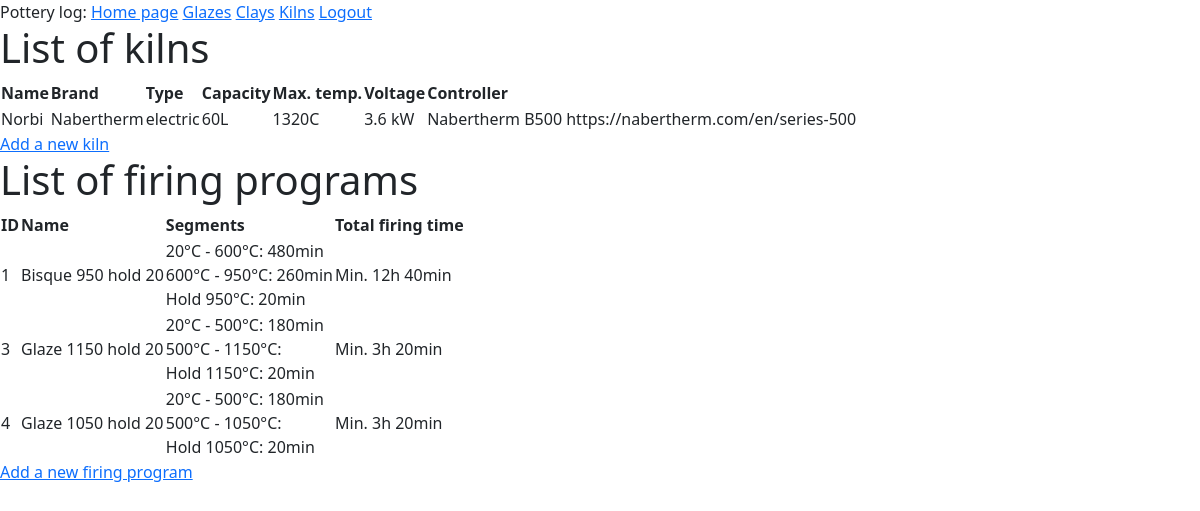
Screenshot of /viewkilns (signed in) with the database file from the repository.
### app/models.py (models this page shows, shortened)
class Kiln(db.Model):
    __tablename__ = 'kiln'
    id = db.Column(db.Integer, primary_key=True)
    name = db.Column(db.String(140), index=True)
    brand = db.Column(db.String(140), index=True)
    type = db.Column(db.String(20))
    capacity = db.Column(db.Integer)
    capacity_unit = db.Column(db.String(10), default='L')
    temp_max = db.Column(db.Integer)
    temp_unit = db.Column(db.String(10), default='°C')
    voltage = db.Column(db.String(20))
    controller = db.Column(db.String(200))
    bisque_fired_pots  = db.relationship('Pot', back_populates='bisque_fired_with_kiln', foreign_keys='[Pot.bisque_fire_kiln_id]', lazy='dynamic')
    glaze_fired_pots  = db.relationship('Pot', back_populates='glaze_fired_with_kiln', foreign_keys='[Pot.glaze_fire_kiln_id]', lazy='dynamic')

class FiringProgram(db.Model):
    __tablename__ = 'firing_program'
    id = db.Column(db.Integer, primary_key=True)
    type = db.Column(db.String(20))
    name = db.Column(db.String(100))
    associated_segments = db.relationship('FiringSegment', secondary=program_segment, back_populates='associated_programs', lazy='dynamic')
    bisque_pots = db.relationship('Pot', back_populates='bisque_fired_with_program', foreign_keys='[Pot.bisque_fire_program_id]', lazy='dynamic')
    glaze_pots = db.relationship('Pot', back_populates='glaze_fired_with_program', foreign_keys='[Pot.glaze_fire_program_id]', lazy='dynamic')

class FiringSegment(db.Model):
    __tablename__ = 'firing_segment'
    id = db.Column(db.Integer, primary_key=True)
    temp_start = db.Column(db.Integer)
    temp_end = db.Column(db.Integer)
    temp_unit = db.Column(db.String(10), default='°C')
    time_to_reach = db.Column(db.Integer)
    time_to_reach_unit = db.Column(db.String(10), default='min')
    associated_programs = db.relationship('FiringProgram', secondary=program_segment, back_populates='associated_segments', lazy='dynamic')

### app/controller.py (the view)
@app.route('/viewkilns')
@login_required
def view_kilns():
    kilns = Kiln.query.all()
    firing_programs = FiringProgram.query.all()
    program_time = {}
    for program in firing_programs:
        associated_segments = program.associated_segments.all()
        total_time = sum(segment.time_to_reach for segment in associated_segments if segment.time_to_reach)
        hours, minutes = divmod(total_time, 60)
        program_time[program.id] = '{}h {}min'.format(hours, minutes)
    return render_template('viewkilns.html', title='List of kilns', kilns=kilns, firing_programs=firing_programs, program_time=program_time)

### app/models.py (called while the page is built)
@login.user_loader
def load_user(id):
    return User.query.get(int(id))

### app/templates/viewkilns.html
{% extends 'layout.html' %}
{% block main %}
<h1>List of kilns</h1>
<table>
    <thead>
        <tr>
            <th>Name</th>
            <th>Brand</th>
            <th>Type</th>
            <th>Capacity</th>
            <th>Max. temp.</th>
            <th>Voltage</th>
            <th>Controller</th>
        </tr>
    </thead>
    <body>
        {% for kiln in kilns %}
        <tr>
            <td>{{ kiln.name or '' }}</td>
            <td>{{ kiln.brand or '' }}</td>
            <td>{{ kiln.type or '' }}</td>
            <td>{{ kiln.capacity ~ kiln.capacity_unit or '' }}</td>
            <td>{{ kiln.temp_max ~ kiln.temp_unit or '' }}</td>
            <td>{{ kiln.voltage or '' }}</td>
            <td>{{ kiln.controller or '' }}</td>
        </tr>
        {% endfor %}
    </body>
</table>
<a href="{{ url_for('add_kiln') }}">Add a new kiln</a>
<h1>List of firing programs</h1>
<table>
    <thead>
        <tr>
            <th>ID</th>
            <th>Name</th>
            <th>Segments</th>
            <th>Total firing time</th>
        </tr>
    </thead>
    <body>
        {% for program in firing_programs %}
        <tr>
            <td>{{ program.id or '' }}</td>
            <td>{{ program.name or '' }}</td>
            <td>
                {% for segment in program.associated_segments %}
                    {% if segment.temp_start == segment.temp_end %}
                        Hold {{ segment.temp_start ~ segment.temp_unit or '' }}:
                    {% else %}
                        {{ segment.temp_start ~ segment.temp_unit or '' }} -
                        {{ segment.temp_end ~ segment.temp_unit or '' }}:
                        {% endif %}
                    {% if segment.time_to_reach %}
                        {{ segment.time_to_reach ~ segment.time_to_reach_unit or '' }}
                    {% endif %}
                    <br>
                {% endfor %}
            </td>
            <td>Min. {{ program_time[program.id] }}</td>
        </tr>
        {% endfor %}
    </body>
</table>
<a href="{{ url_for('add_firing_program') }}">Add a new firing program</a>
{% endblock %}

### rows the page displays
Kiln: name "Norbi", brand "Nabertherm", type "electric", capacity+capacity_unit "60L", temp_max+temp_unit "1320C", voltage "3.6 kW", controller "Nabertherm B500 https://nabertherm.com/en/series-500"
FiringProgram: id "1", name "Bisque 950 hold 20", program_time "12h 40min"
FiringSegment: temp_start+temp_unit "20°C", temp_end+temp_unit "600°C", time_to_reach+time_to_reach_unit "480min"
FiringSegment: temp_start+temp_unit "600°C", temp_end+temp_unit "950°C", time_to_reach+time_to_reach_unit "260min"
FiringSegment: temp_start+temp_unit "950°C", time_to_reach+time_to_reach_unit "20min"
FiringProgram: id "3", name "Glaze 1150 hold 20", id "3h 20min"
FiringSegment: temp_start+temp_unit "20°C", temp_end+temp_unit "500°C", time_to_reach+time_to_reach_unit "180min"
FiringSegment: temp_start+temp_unit "500°C", temp_end+temp_unit "1150°C"
FiringSegment: temp_start+temp_unit "1150°C", time_to_reach+time_to_reach_unit "20min"
FiringProgram: id "4", name "Glaze 1050 hold 20", program_time "3h 20min"
FiringSegment: temp_start+temp_unit "500°C", temp_end+temp_unit "1050°C"
FiringSegment: temp_start+temp_unit "1050°C", time_to_reach+time_to_reach_unit "20min"
